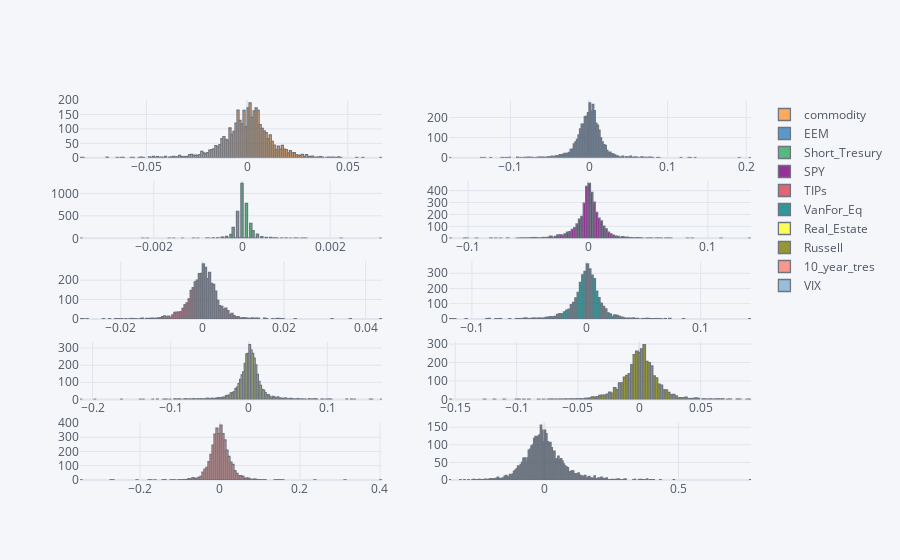

Source (notebook cell):
### Code cell
#Compute Log-Returns
rets_log = np.log(adj_close/adj_close.shift(1))
plyo.iplot(
    rets_log.iplot(kind = 'hist',
                   subplots = True,
                   bins = 225,
                   asFigure= True),
    image = 'png',
    filename = 'hist_log_rets'
)

### Figure 1 — Plotly figure (JSON) as saved in the notebook; plotly's stock layout.template omitted (floating-point values rounded to 4 significant figures; data arrays with more than 128 entries replaced by an {"elided": "..."} marker saying what was removed)
{"data": [{"histfunc": "count", "histnorm": "", "marker": {"color": "rgba(255, 153, 51, 1.0)", "line": {"color": "#4D5663", "width": 1.3}}, "name": "commodity", "nbinsx": 225, "opacity": 0.8, "orientation": "v", "type": "histogram", "x": {"elided": "3777 float values"}, "xaxis": "x", "yaxis": "y"}, {"histfunc": "count", "histnorm": "", "marker": {"color": "rgba(55, 128, 191, 1.0)", "line": {"color": "#4D5663", "width": 1.3}}, "name": "EEM", "nbinsx": 225, "opacity": 0.8, "orientation": "v", "type": "histogram", "x": {"elided": "3777 float values"}, "xaxis": "x2", "yaxis": "y2"}, {"histfunc": "count", "histnorm": "", "marker": {"color": "rgba(50, 171, 96, 1.0)", "line": {"color": "#4D5663", "width": 1.3}}, "name": "Short_Tresury", "nbinsx": 225, "opacity": 0.8, "orientation": "v", "type": "histogram", "x": {"elided": "3777 float values"}, "xaxis": "x3", "yaxis": "y3"}, {"histfunc": "count", "histnorm": "", "marker": {"color": "rgba(128, 0, 128, 1.0)", "line": {"color": "#4D5663", "width": 1.3}}, "name": "SPY", "nbinsx": 225, "opacity": 0.8, "orientation": "v", "type": "histogram", "x": {"elided": "3777 float values"}, "xaxis": "x4", "yaxis": "y4"}, {"histfunc": "count", "histnorm": "", "marker": {"color": "rgba(219, 64, 82, 1.0)", "line": {"color": "#4D5663", "width": 1.3}}, "name": "TIPs", "nbinsx": 225, "opacity": 0.8, "orientation": "v", "type": "histogram", "x": {"elided": "3777 float values"}, "xaxis": "x5", "yaxis": "y5"}, {"histfunc": "count", "histnorm": "", "marker": {"color": "rgba(0, 128, 128, 1.0)", "line": {"color": "#4D5663", "width": 1.3}}, "name": "VanFor_Eq", "nbinsx": 225, "opacity": 0.8, "orientation": "v", "type": "histogram", "x": {"elided": "3777 float values"}, "xaxis": "x6", "yaxis": "y6"}, {"histfunc": "count", "histnorm": "", "marker": {"color": "rgba(255, 255, 51, 1.0)", "line": {"color": "#4D5663", "width": 1.3}}, "name": "Real_Estate", "nbinsx": 225, "opacity": 0.8, "orientation": "v", "type": "histogram", "x": {"elided": "3777 float values"}, "xaxis": "x7", "yaxis": "y7"}, {"histfunc": "count", "histnorm": "", "marker": {"color": "rgba(128, 128, 0, 1.0)", "line": {"color": "#4D5663", "width": 1.3}}, "name": "Russell", "nbinsx": 225, "opacity": 0.8, "orientation": "v", "type": "histogram", "x": {"elided": "3777 float values"}, "xaxis": "x8", "yaxis": "y8"}, {"histfunc": "count", "histnorm": "", "marker": {"color": "rgba(251, 128, 114, 1.0)", "line": {"color": "#4D5663", "width": 1.3}}, "name": "10_year_tres", "nbinsx": 225, "opacity": 0.8, "orientation": "v", "type": "histogram", "x": {"elided": "3777 float values"}, "xaxis": "x9", "yaxis": "y9"}, {"histfunc": "count", "histnorm": "", "marker": {"color": "rgba(128, 177, 211, 1.0)", "line": {"color": "#4D5663", "width": 1.3}}, "name": "VIX", "nbinsx": 225, "opacity": 0.8, "orientation": "v", "type": "histogram", "x": {"elided": "3777 float values"}, "xaxis": "x10", "yaxis": "y10"}], "layout": {"barmode": "overlay", "legend": {"bgcolor": "#F5F6F9", "font": {"color": "#4D5663"}}, "paper_bgcolor": "#F5F6F9", "plot_bgcolor": "#F5F6F9", "title": {"font": {"color": "#4D5663"}}, "xaxis": {"anchor": "y", "domain": [0, 0.45], "gridcolor": "#E1E5ED", "showgrid": true, "tickfont": {"color": "#4D5663"}, "title": {"font": {"color": "#4D5663"}, "text": ""}, "zerolinecolor": "#E1E5ED"}, "xaxis10": {"anchor": "y10", "domain": [0.55, 1], "gridcolor": "#E1E5ED", "showgrid": true, "tickfont": {"color": "#4D5663"}, "title": {"font": {"color": "#4D5663"}, "text": ""}, "zerolinecolor": "#E1E5ED"}, "xaxis2": {"anchor": "y2", "domain": [0.55, 1], "gridcolor": "#E1E5ED", "showgrid": true, "tickfont": {"color": "#4D5663"}, "title": {"font": {"color": "#4D5663"}, "text": ""}, "zerolinecolor": "#E1E5ED"}, "xaxis3": {"anchor": "y3", "domain": [0, 0.45], "gridcolor": "#E1E5ED", "showgrid": true, "tickfont": {"color": "#4D5663"}, "title": {"font": {"color": "#4D5663"}, "text": ""}, "zerolinecolor": "#E1E5ED"}, "xaxis4": {"anchor": "y4", "domain": [0.55, 1], "gridcolor": "#E1E5ED", "showgrid": true, "tickfont": {"color": "#4D5663"}, "title": {"font": {"color": "#4D5663"}, "text": ""}, "zerolinecolor": "#E1E5ED"}, "xaxis5": {"anchor": "y5", "domain": [0, 0.45], "gridcolor": "#E1E5ED", "showgrid": true, "tickfont": {"color": "#4D5663"}, "title": {"font": {"color": "#4D5663"}, "text": ""}, "zerolinecolor": "#E1E5ED"}, "xaxis6": {"anchor": "y6", "domain": [0.55, 1], "gridcolor": "#E1E5ED", "showgrid": true, "tickfont": {"color": "#4D5663"}, "title": {"font": {"color": "#4D5663"}, "text": ""}, "zerolinecolor": "#E1E5ED"}, "xaxis7": {"anchor": "y7", "domain": [0, 0.45], "gridcolor": "#E1E5ED", "showgrid": true, "tickfont": {"color": "#4D5663"}, "title": {"font": {"color": "#4D5663"}, "text": ""}, "zerolinecolor": "#E1E5ED"}, "xaxis8": {"anchor": "y8", "domain": [0.55, 1], "gridcolor": "#E1E5ED", "showgrid": true, "tickfont": {"color": "#4D5663"}, "title": {"font": {"color": "#4D5663"}, "text": ""}, "zerolinecolor": "#E1E5ED"}, "xaxis9": {"anchor": "y9", "domain": [0, 0.45], "gridcolor": "#E1E5ED", "showgrid": true, "tickfont": {"color": "#4D5663"}, "title": {"font": {"color": "#4D5663"}, "text": ""}, "zerolinecolor": "#E1E5ED"}, "yaxis": {"anchor": "x", "domain": [0.848, 1], "gridcolor": "#E1E5ED", "showgrid": true, "tickfont": {"color": "#4D5663"}, "title": {"font": {"color": "#4D5663"}, "text": ""}, "zerolinecolor": "#E1E5ED"}, "yaxis10": {"anchor": "x10", "domain": [0, 0.152], "gridcolor": "#E1E5ED", "showgrid": true, "tickfont": {"color": "#4D5663"}, "title": {"font": {"color": "#4D5663"}, "text": ""}, "zerolinecolor": "#E1E5ED"}, "yaxis2": {"anchor": "x2", "domain": [0.848, 1], "gridcolor": "#E1E5ED", "showgrid": true, "tickfont": {"color": "#4D5663"}, "title": {"font": {"color": "#4D5663"}, "text": ""}, "zerolinecolor": "#E1E5ED"}, "yaxis3": {"anchor": "x3", "domain": [0.636, 0.788], "gridcolor": "#E1E5ED", "showgrid": true, "tickfont": {"color": "#4D5663"}, "title": {"font": {"color": "#4D5663"}, "text": ""}, "zerolinecolor": "#E1E5ED"}, "yaxis4": {"anchor": "x4", "domain": [0.636, 0.788], "gridcolor": "#E1E5ED", "showgrid": true, "tickfont": {"color": "#4D5663"}, "title": {"font": {"color": "#4D5663"}, "text": ""}, "zerolinecolor": "#E1E5ED"}, "yaxis5": {"anchor": "x5", "domain": [0.424, 0.576], "gridcolor": "#E1E5ED", "showgrid": true, "tickfont": {"color": "#4D5663"}, "title": {"font": {"color": "#4D5663"}, "text": ""}, "zerolinecolor": "#E1E5ED"}, "yaxis6": {"anchor": "x6", "domain": [0.424, 0.576], "gridcolor": "#E1E5ED", "showgrid": true, "tickfont": {"color": "#4D5663"}, "title": {"font": {"color": "#4D5663"}, "text": ""}, "zerolinecolor": "#E1E5ED"}, "yaxis7": {"anchor": "x7", "domain": [0.212, 0.364], "gridcolor": "#E1E5ED", "showgrid": true, "tickfont": {"color": "#4D5663"}, "title": {"font": {"color": "#4D5663"}, "text": ""}, "zerolinecolor": "#E1E5ED"}, "yaxis8": {"anchor": "x8", "domain": [0.212, 0.364], "gridcolor": "#E1E5ED", "showgrid": true, "tickfont": {"color": "#4D5663"}, "title": {"font": {"color": "#4D5663"}, "text": ""}, "zerolinecolor": "#E1E5ED"}, "yaxis9": {"anchor": "x9", "domain": [0, 0.152], "gridcolor": "#E1E5ED", "showgrid": true, "tickfont": {"color": "#4D5663"}, "title": {"font": {"color": "#4D5663"}, "text": ""}, "zerolinecolor": "#E1E5ED"}}}
